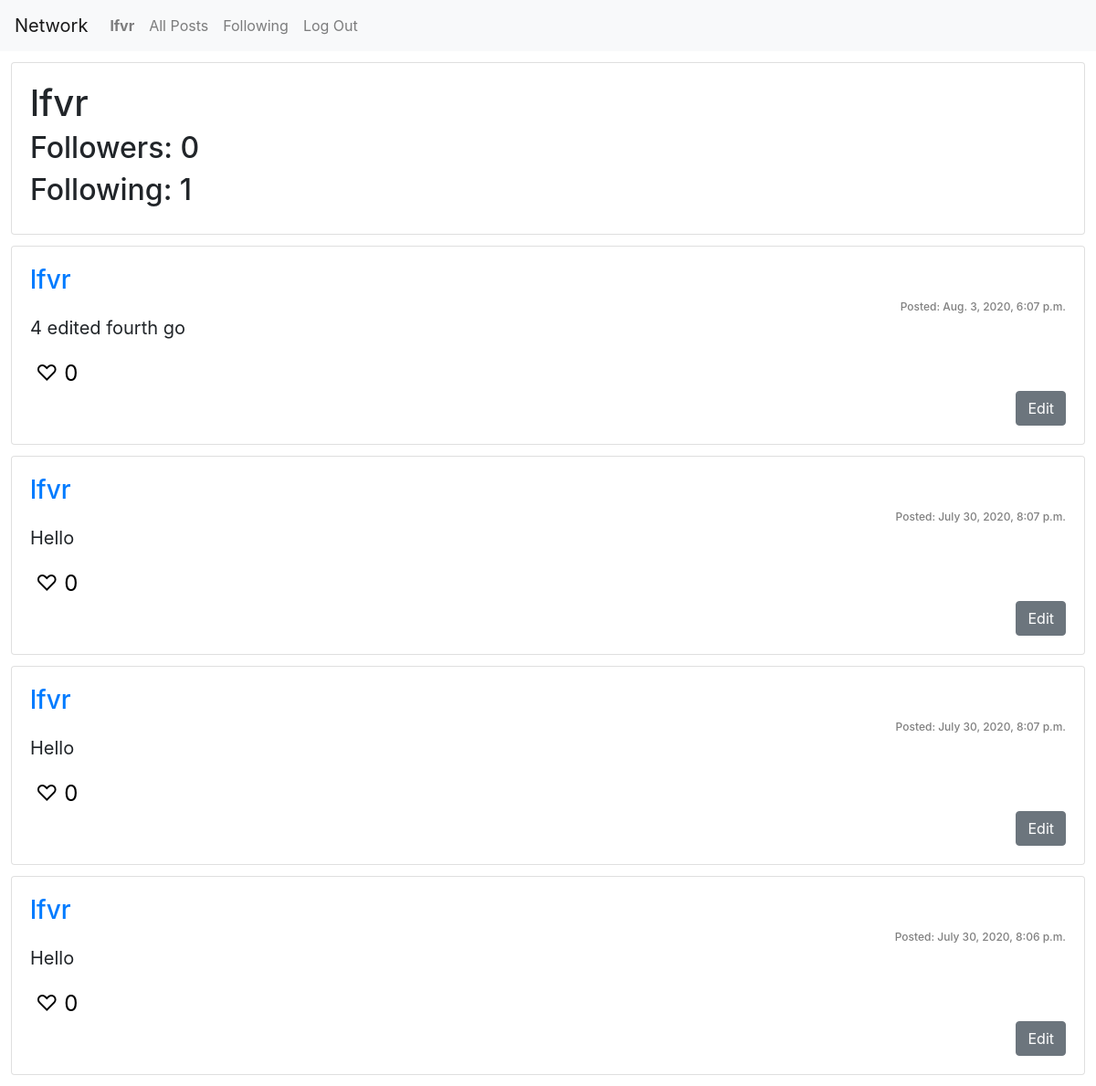
The app's page /profile/lfvr (signed in), older data.
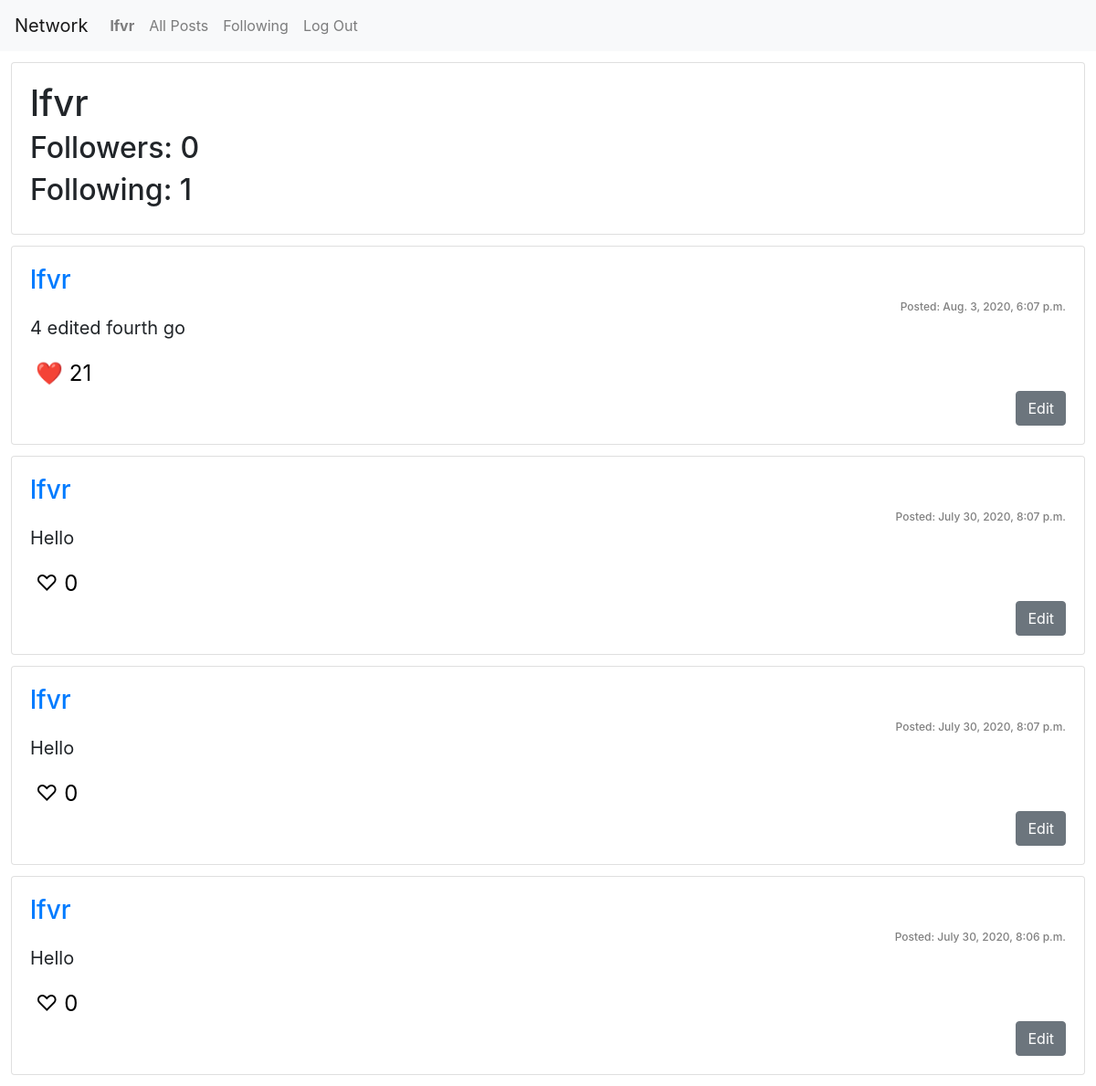
The same page, newer data.
### network/models.py (models this page shows, shortened)
class Message(models.Model):
    user = models.ForeignKey(User, on_delete=models.CASCADE, related_name="messages")
    message = models.CharField(max_length=280)
    created = models.DateTimeField(auto_now_add=True)
    last_edited = models.DateTimeField(auto_now=True)
    likes = models.IntegerField(default=0)
    likers = models.ManyToManyField('User', related_name = "liked_posts")
    class Meta:
        ordering = ['-created']

class User(AbstractUser):
    following = models.ManyToManyField('User', related_name="followers")

### network/views.py (the view, shortened to what this page needs)
# urls.py: path("profile/<str:name>", views.profile, name="profile"),
def profile(request, name, page_number=1):
    curr_user = request.user
    user = User.objects.get(username=name)
    messages = Message.objects.filter(user=user)
    following_count = user.following.count()
    followers_count = user.followers.count()
    is_curr_user = (curr_user == user)
    is_following = User.objects.filter(username=curr_user.username, following__username=user).exists()
    num_pages = 0
    page_range = range(0)
    curr_page = 0
    previous = 0
    next = 0
    if request.user.pk is not None:
        liked_msgs = Message.objects.all().filter(likers=request.user)
    else:
        liked_msgs = Message.objects.none()
    return render(request, "network/profile.html", {
        "is_curr_user": is_curr_user,
        "profile": user,
        "messages": messages,
        "following": following_count,
        "followers": followers_count,
        "is_following": is_following,
        "num_pages": num_pages,
        "page_range": page_range,
        "curr_page": curr_page,
        "previous": previous,
        "next": next,
        "liked_msgs": liked_msgs
    })

### network/templates/network/profile.html (shortened to what this page needs)
{% extends 'network/posts_template.html' %}
{% block head %}
{% load static %}
{% endblock %}
{% block followers %}
<div class="card">
    <div class="card-body">
        <div class="card-title">
            <h1 id="username">{{ profile.username }}</h1>
        </div>
        <div class="card-subtitle">
            <h2>Followers: <span id="followers">{{ followers }}</span></h2>
            <h2>Following: {{ following }}</h2>
        </div>
    </div>
</div>
{% endblock %}

### network/templates/network/posts_template.html (shortened to what this page needs)
{% extends "network/layout.html" %}
{% block script %}
{% load static %}
{% endblock %}
{% block body %}
    {% block followers %}{% endblock %}
    <nav aria-label="Post navigation">
    {% for message in messages %}
    <div class="card">
        <div class="card-body">
            <h3 class="card-title"><a href="{% url 'profile' name=message.user %}">{{ message.user }}</a></h3>
            <h4 class="card-subtitle">Posted: {{ message.created }}</h4>
            <div class="message" id="message-{{ message.pk }}">
                <p>{{ message.message }}</p>
            </div>
            <div class="likes" id="likes-{{ message.pk }}">
                <button class="{% if message in liked_msgs %}liked{% else %}not-liked{% endif %}" onclick="like({{ message.pk }})">
                    {% if message in liked_msgs %}❤️{% else %}♡{% endif %} {{ message.likes }}
                </button>
            </div>
            {% if user.is_authenticated %}
            {% if user.get_username == message.user.username %}
            <div class="edit text-right">
                <button class="btn btn-secondary edit-button" id="edit-button-{{ message.pk }}" onclick="edit({{ message.pk }})">Edit</button>
            </div>
            {% endif %}
            {% endif %}
        </div>
    </div>
    {% empty %}
    No messages yet!
    {% endfor %}
    </nav>
{% endblock %}

Row changes from the older to the newer data that the page shows:
changed Message "4 edited fourth go": likes "0" → "21"; text "♡" → "❤️"
